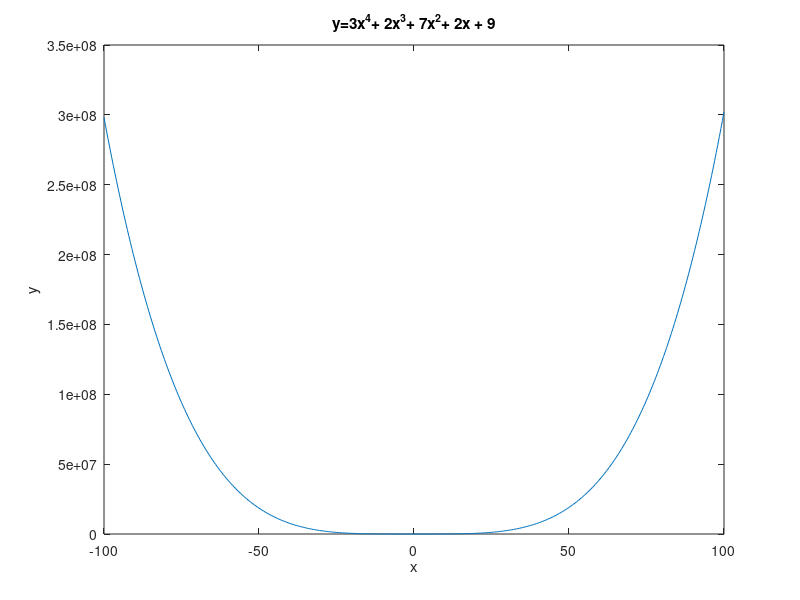

Write the MATLAB code that produced this figure.
x=[-100:0.5:100];
y=3*x.^4+ 2*x.^3+ 7*x.^2+ 2*x + 9;
plot(x,y),title('y=3x^4+ 2x^3+ 7x^2+ 2x + 9'),xlabel('x'),ylabel('y');